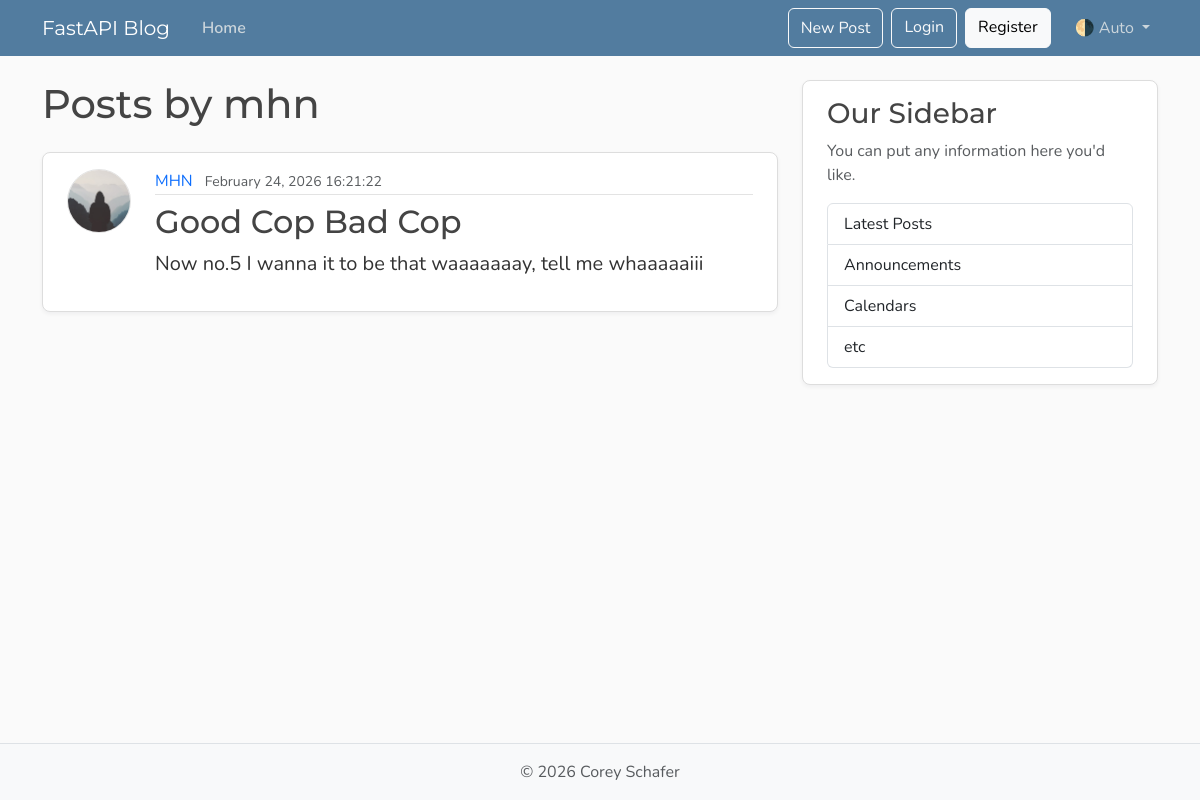
The page /users/2/posts on the database as committed earlier.
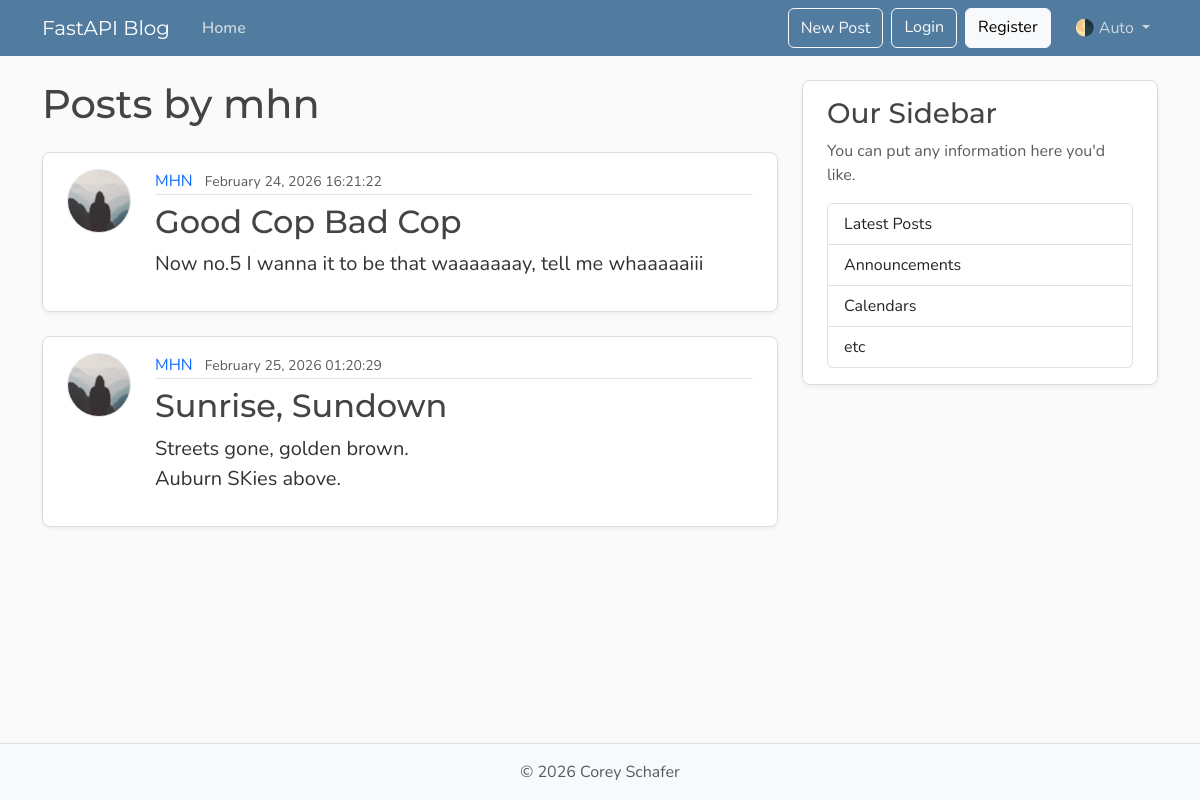
The same page on the database as committed later.
### models.py (models this page shows, shortened)
class Post(Base):
    __tablename__ = 'posts'
    id: Mapped[int] = mapped_column(Integer, primary_key=True, index=True)
    title: Mapped[str] = mapped_column(Integer, nullable=False)
    content: Mapped[str] = mapped_column(Text, nullable=False)
    user_id: Mapped[int] = mapped_column(ForeignKey("users.id"), nullable=False, index=True)
    date_posted: Mapped[datetime] = mapped_column(DateTime(timezone=True), default=lambda: datetime.now(UTC))
    author: Mapped[User] = relationship(back_populates="posts")

class  User(Base):
    __tablename__ = "users"
    id: Mapped[int] = mapped_column(Integer, primary_key=True, index=True)
    username: Mapped[str] = mapped_column(String(50), unique=True, nullable=False)
    email: Mapped[str] = mapped_column(String(120), unique=True, nullable=False)
    image_file: Mapped[str|None] = mapped_column(String(200), nullable=True, default=None)
    posts: Mapped[list[Post]] = relationship(back_populates="author", cascade="all, delete-orphan")

### main.py (the view)
@app.get("/users/{user_id}/posts", include_in_schema=False, name="user_posts_page")
async def user_posts_page(user_id: int, request: Request, db:  Annotated[AsyncSession, Depends(get_db)]):
    user = await db.execute( select(models.User).where(models.User.id == user_id) )
    user = user.scalars().first()
    if user:
        r = await db.execute( select(models.Post).options(selectinload(models.Post.author)).where(models.Post.user_id == user_id) )
        return templates.TemplateResponse(
            request, "user_posts.html", context= { "posts": r.scalars().all(), "user": user, "title": f"{user.username.upper()}'s Posts" }
        )
    else:
        raise HTTPException(status_code=status.HTTP_404_NOT_FOUND, detail= "User not found")

### templates/user_posts.html
{% extends "layout.html" %}
{% block content %}
    <h1 class="mb-4">Posts by {{user.username}}</h1>
  {% for post in posts %}
    <article class="content-section py-3 px-4 mb-4">
      <div class="d-flex align-items-start gap-4">
        <img class="rounded-circle article-img flex-shrink-0"
            src = "{{ post.author.image_path }}"
            alt="{{ post.author.username }}'s profile picture"
            width="64"
            height="64"
            loading="lazy">
        <div class="flex-grow-1">
          <div class="article-metadata mb-2">
            <a class="me-2"
                href="{{ url_for('user_posts_page', user_id=post.author.id if post.author else post.user_id) }}">
                {{ post.author.username.upper() }}</a>
            <small class="text-body-secondary">{{ post.date_posted.strftime("%B %d, %Y %H:%M:%S") }}</small>
          </div>
          <h2>
            <a class="article-title" href="{{ url_for('get_post_page', post_id=post.id) }}">{{ post.title }}</a>
          </h2>
          <p class="article-content">{{ post.content }}</p>
        </div>
      </div>
    </article>
    {% else %}
        <p class="text-body-secondary">No posts by this user yet...</p>
    {% endfor %}
{% endblock content %}

Rows that differ between the two databases and show on the page:
added Post: author.username "MHN", date_posted "February 25, 2026 01:20:29", title "Sunrise, Sundown", content "Streets gone, golden brown. Auburn SKies above."
